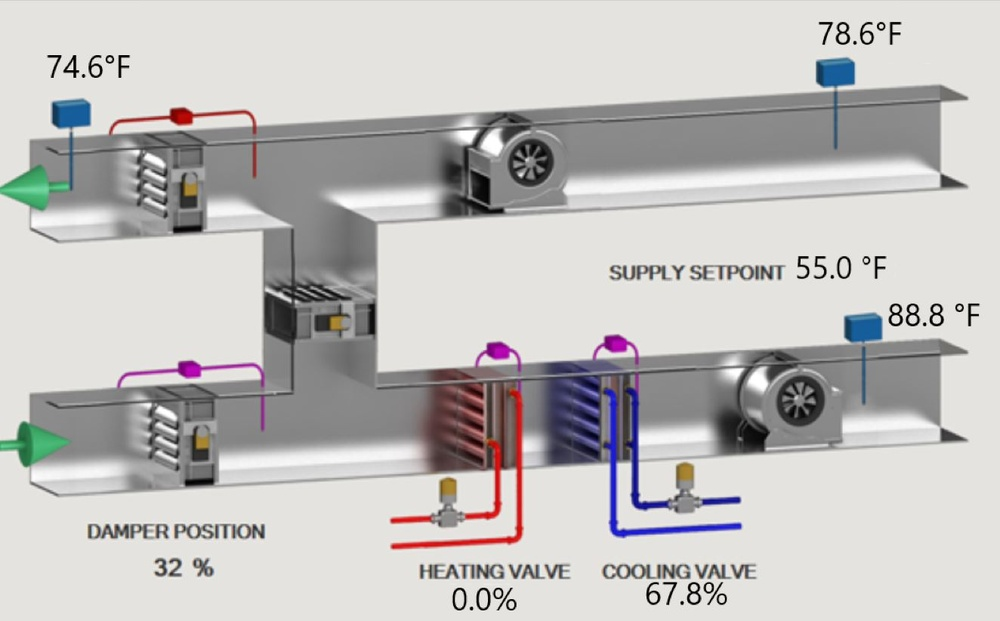
#> input picture data/ahu/ahu_heat_broken_sim.jpg, 1000 x 621 px, shrunk from 1324 x 822 before the run, found by its file name
$ jupyter execute --allow-errors ahu_region_analysis.ipynb
#> lines starting #> are read from the running program, lines starting #| are printed output that depends on the picture
[cell 1]
import pytesseract
from PIL import Image
import cv2
import numpy as np
import matplotlib.pyplot as plt

[cell 2]
# Specify the path to tesseract.exe
pytesseract.pytesseract.tesseract_cmd = r'C:\Users\bbartling\AppData\Local\Programs\Tesseract-OCR\tesseract.exe'

# Function to extract text from an image region
def image_to_text(image, region=None):
    if region:
        image = image[region[1]:region[3], region[0]:region[2]]
    text = pytesseract.image_to_string(image)
    return text

# Function to process the image and extract text from defined regions
def process_image(image_path):
    image = cv2.imread(image_path)
#> image is the input picture: shape (621, 1000, 3); mean B, G, R 190.4, 191.7, 193.4
    height, width, _ = image.shape
#> height = 621; width = 1000

    # Define regions
    regions = {
        'return_air': (width // 2, 0, width, height // 2),
        'exhaust_air': (0, 0, width // 2, height // 2),
        'outside_air': (0, height // 2, width // 2, height),
        'discharge_air': (width // 2, height // 2, width, height),
        'mixing_area': (width // 4, height // 4, 3 * width // 4, 3 * height // 4)
    }

    results = {}
    for region_name, region_coords in regions.items():
        text = image_to_text(image, region_coords)
        results[region_name] = text.strip()
        # Display the region
        region_image = image[region_coords[1]:region_coords[3], region_coords[0]:region_coords[2]]
        plt.figure(figsize=(6, 6))
        plt.imshow(cv2.cvtColor(region_image, cv2.COLOR_BGR2RGB))
        plt.title(f'{region_name} Region')
        plt.axis('off')
        plt.show()
        print(f"Region: {region_name}")
        print(f"Text found:\n{text}\n{'-'*40}")
#> this loop made 1 pass
#> pass 1, in image_to_text, `image = image[region[1]:region[3], region[0]:region[2]]`:
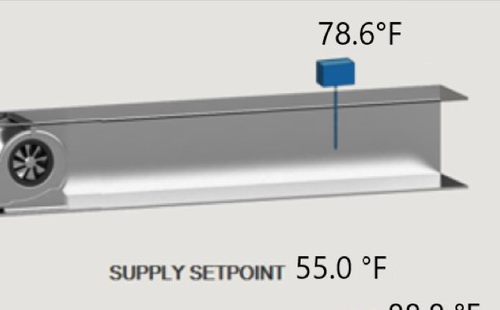
#> image: shape (310, 500, 3); mean of channels 0, 1, 2 198.9, 201.2, 201.5; drawn as B, G, R
#> after the loop, results = 0 items

    return results
